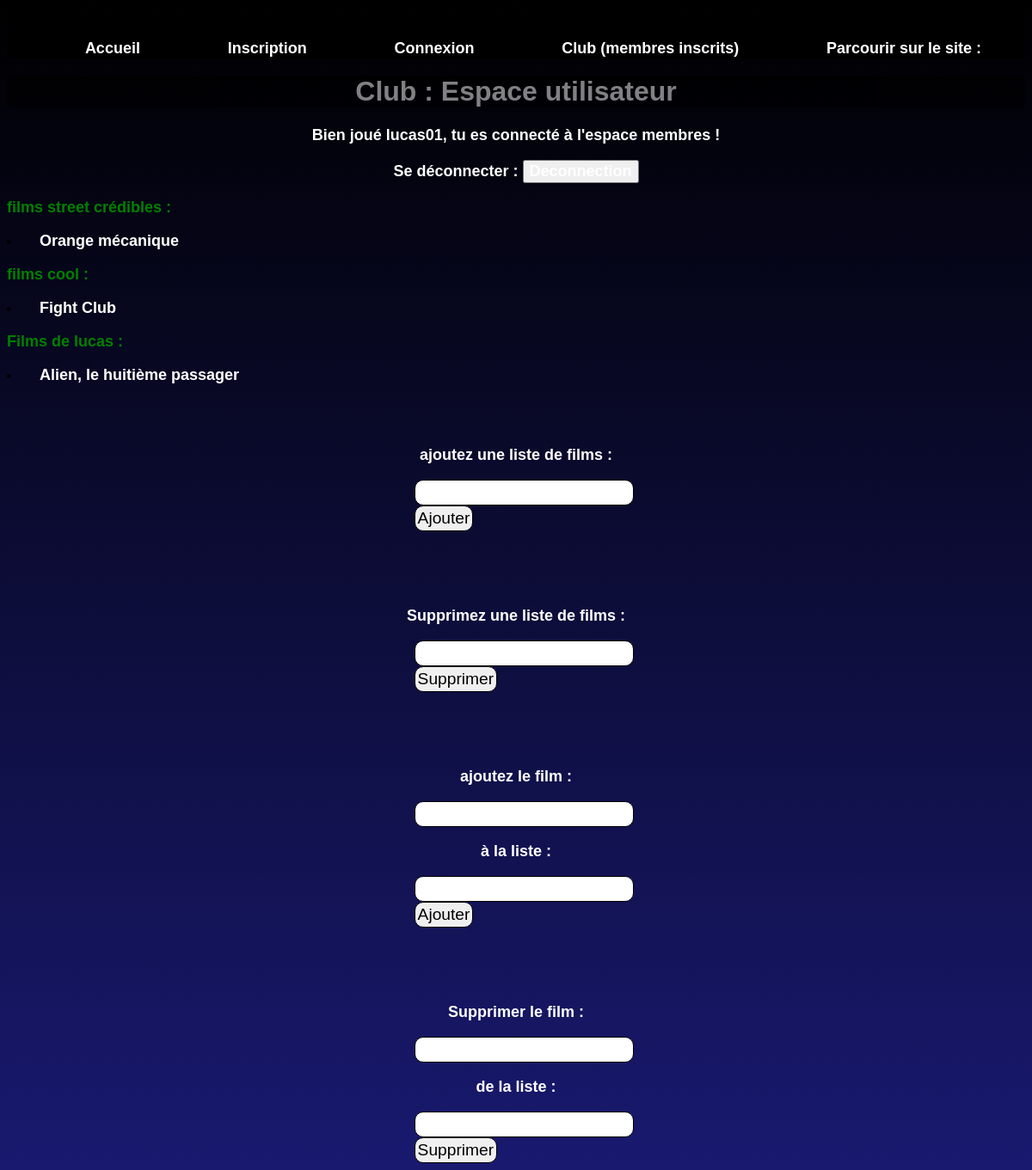
Page /HTMLPHP/page_listes.php (signed in) on the committed database.
### tables this page shows
CREATE TABLE `categories` (
  `id_category` int(10) NOT NULL AUTO_INCREMENT,
  `title` varchar(30) NOT NULL,
  `creation_date` year(4) NOT NULL,
  `id_user` varchar(20) NOT NULL,
  PRIMARY KEY (`id_category`)
);

CREATE TABLE `category_content` (
  `id_movies` int(20) NOT NULL,
  `id_category` int(20) NOT NULL,
  PRIMARY KEY (`id_movies`,`id_category`)
);

CREATE TABLE `movies` (
  `id_movies` int(11) NOT NULL AUTO_INCREMENT,
  `title` varchar(30) NOT NULL,
  `year_released` int(11) NOT NULL,
  `id_director` int(11) NOT NULL,
  `links` varchar(1000) NOT NULL,
  `Genre` varchar(30) NOT NULL,
  PRIMARY KEY (`id_movies`)
);

### HTMLPHP/connexion.php (called while the page is built, shortened)
<?php
  $db_handle = mysqli_connect(DB_SERVER,DB_USER,DB_PASS);
  $db_name = 'cinefa';
  $db = mysqli_select_db($db_handle, $db_name);
?>

### HTMLPHP/page_listes.php (the view, shortened to what this page needs)
<!DOCTYPE html>
  <html lang="fr" dir="ltr">
    <head>
      <link rel="stylesheet" href="../CSS/cinefa.css">
    </head>
    <body>
      <?php
        require_once 'connexion.php';
        include 'header.php';
      ?>
      <h1>Club : Espace utilisateur</h1>
      <?php
        if ($db && isset($_SESSION['id_user']))
          {
            echo "<p class='message_reussi' >Bien joué " . $_SESSION['pseudo'] . ", tu es connecté à l'espace membres !</p>";
            echo " <p class='message_reussi'> Se déconnecter : <a href='deconnexion.php'> <button class='accueil'> Deconnection </button> </p> </a>";
            $requete_cat= 'SELECT id_category,title FROM categories WHERE id_user=' . $_SESSION['id_user'];
            $result_query = mysqli_query($db_handle, $requete_cat);
            while ($db_field = mysqli_fetch_assoc($result_query))
            {
              echo '<p class="liste" >' . $db_field['title'] . ' :</p>';
              $requete_films = 'SELECT * FROM movies, category_content WHERE movies.id_movies=category_content.id_movies AND category_content.id_category=' . $db_field['id_category'];
              $result_query2 = mysqli_query($db_handle, $requete_films);
              while ($db_field2 = mysqli_fetch_assoc($result_query2))
              {
                echo ' <li><a href="fiche_film.php?id='. $db_field2['id_movies'] . '">' . $db_field2['title'] .'</a></li>';
              }
            }
            echo "<br><br><br>";
            echo '<p class="message_reussi">ajoutez une liste de films : <form action="" method="POST">
                                              <input type="text" name="nom1" value="">
                                              <input type="submit" name="bouton1" value="Ajouter">
                                              </form></p>';
            echo "<br><br><br>";
            echo '<p class="message_reussi">Supprimez une liste de films :</p>
                  <form action="" method="POST">
                  <input type="text" name="nom" value="">
                  <input type="submit" name="bouton" value="Supprimer">
                  </form></p>';
            echo "<br><br><br>";
            echo '<p class="message_reussi">ajoutez le film :
            <form action="" method="POST">
            <input type="text" name="ajout_film_list" value="">
            <p class="message_reussi"> à la liste : </p>
            <input type="text" name="ajout_liste" value="">
            <input type="submit" name="bouton1" value="Ajouter">
            </form></p>';
              echo "<br><br><br>";
              echo '<p class="message_reussi">Supprimer le film :</p>
              <form action="" method="POST">
              <input type="text" name="supp_film_list" value="">
              <p class="message_reussi"> de la liste : </p>
              <input type="text" name="supp_liste" value="">
              <input type="submit" name="bouton_supp" value="Supprimer">
              </form>';
          }
          else
          {
            echo "<p class='accueil'>Pour accèder a cette page, vous devez faire partie du Club Cinefa. <br>
                  Vous pouvez créer un compte dans l'onglet 'Inscription' ou vous connecter dans l'onglet 'Connexion'.</p>";
          }
      ?>
    </body>
  </html>

### CSS/cinefa.css (style rules this page uses)
body { min-height: 100vh; background: linear-gradient(black,MidnightBlue); font-family : helvetica; }
input { margin-left: 40%; padding-top: 20%; font-size: 120%; border : 1px solid black; border-radius: 10px; padding: 3px; font-family: helvetica; }
.liste { list-style: none; text-decoration: none; font-size: 18px; font-family: helvetica; font-weight: bold; color: green; }
.message_reussi { list-style: none; text-decoration: none; font-size: 18px; font-family: helvetica; font-weight: bold; color: #ffffff; text-align: center; }
.accueil { list-style: none; text-decoration: none; font-size: 18px; font-family: helvetica; font-weight: bold; color: #ffffff; text-align: center; }

### CSS/css-header.css (style rules this page uses)
h1 { display: flex; justify-content: center; color: white; background-color: black; opacity: 0.5; }
li a { position: relative; padding: 16px; text-decoration: none; font-size: 18px; font-weight: bold; color: #ffffff; }

### rows in the picture
categories: title "films street crédibles"
category_content: id_movies.title "Orange mécanique"
categories: title "films cool"
category_content: id_movies.title "Fight Club"
categories: title "Films de lucas"
category_content: id_movies.title "Alien, le huitième passager"

### other values in the picture
$_SESSION['pseudo'] "lucas01"
